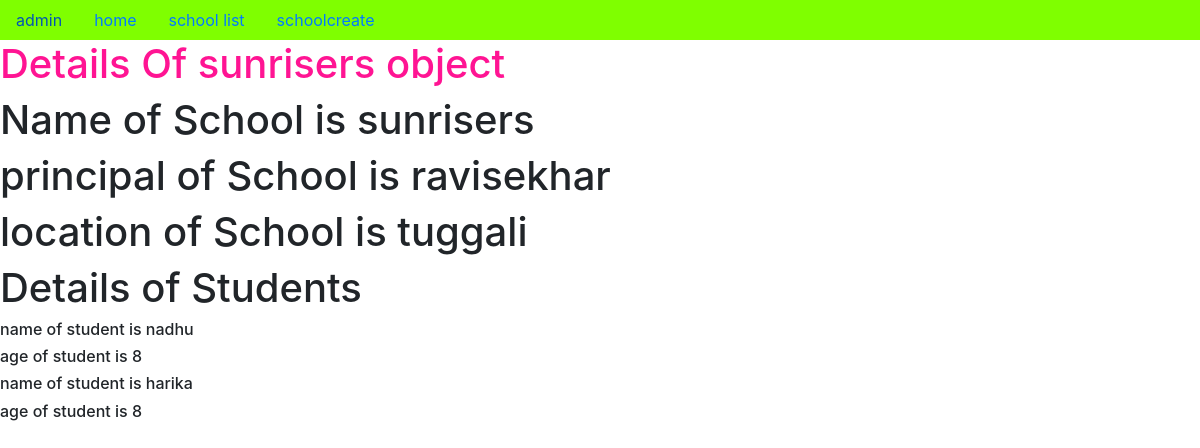
Page /2/ on the committed database.
### app/models.py (models this page shows, shortened)
class School(models.Model):
    name=models.CharField(max_length=100)
    principal=models.CharField(max_length=100)
    location=models.CharField(max_length=100)

class Student(models.Model):
    school=models.ForeignKey(School,on_delete=models.CASCADE,related_name='students')
    sname=models.CharField(max_length=100)
    sage=models.IntegerField()

### app/views.py (the view)
# urls.py: re_path('(?P<pk>\d+)/',school_detail.as_view(),name='detail'),
class school_detail(DetailView):
    model=School
    context_object_name='sclobj'

### templates/app/school_detail.html (shortened to what this page needs)
{% extends 'app/dummy.html' %}
{% block body_block  %}
<h1 style="color: deeppink;">Details Of {{sclobj.name}} object</h1>
<h1>Name of School is {{sclobj.name}}</h1>
<h1>principal of School is {{sclobj.principal}}</h1>
<h1>location of School is {{sclobj.location}}</h1>
<h1>Details of Students </h1>
{% for i in sclobj.students.all %}
    <h6>name of student is {{i.sname}}</h6>
    <h6>age of student is {{i.sage}}</h6>
{% endfor %}
{% endblock %}

### rows in the picture
School: name "sunrisers", principal "ravisekhar", location "tuggali"
Student: sname "nadhu", sage "8"
Student: sname "harika", sage "8"
